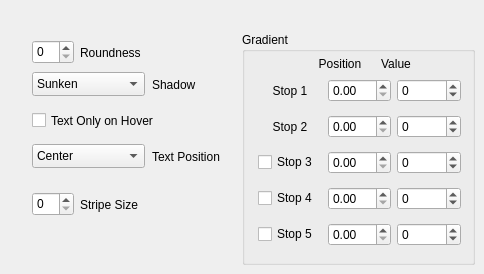
    <widget class="QWidget" name="page_11">
     <widget class="QGroupBox" name="groupBox_6">
      <property name="geometry">
       <rect>
        <x>242</x>
        <y>32</y>
        <width>233</width>
        <height>233</height>
       </rect>
      </property>
      <property name="title">
       <string>Gradient</string>
      </property>
      <widget class="QLabel" name="label_82">
       <property name="geometry">
        <rect>
         <x>72</x>
         <y>24</y>
         <width>52</width>
         <height>16</height>
        </rect>
       </property>
       <property name="text">
        <string>Position</string>
       </property>
       <property name="alignment">
        <set>Qt::AlignCenter</set>
       </property>
      </widget>
      <widget class="QLabel" name="label_83">
       <property name="geometry">
        <rect>
         <x>128</x>
         <y>24</y>
         <width>52</width>
         <height>16</height>
        </rect>
       </property>
       <property name="text">
        <string>Value</string>
       </property>
       <property name="alignment">
        <set>Qt::AlignCenter</set>
       </property>
      </widget>
      <widget class="QWidget" name="layoutWidget_14">
       <property name="geometry">
        <rect>
         <x>16</x>
         <y>40</y>
         <width>203</width>
         <height>181</height>
        </rect>
       </property>
       <layout class="QGridLayout" name="gridLayout_17">
        <item row="1" column="1">
         <widget class="QDoubleSpinBox" name="doubleProggrad2">
          <property name="maximum">
           <double>1.000000000000000</double>
          </property>
          <property name="singleStep">
           <double>0.010000000000000</double>
          </property>
         </widget>
        </item>
        <item row="3" column="1">
         <widget class="QDoubleSpinBox" name="doubleProggrad4">
          <property name="maximum">
           <double>1.000000000000000</double>
          </property>
          <property name="singleStep">
           <double>0.010000000000000</double>
          </property>
         </widget>
        </item>
        <item row="0" column="0">
         <widget class="QLabel" name="label_84">
          <property name="text">
           <string>Stop 1</string>
          </property>
          <property name="alignment">
           <set>Qt::AlignCenter</set>
          </property>
         </widget>
        </item>
        <item row="0" column="1">
         <widget class="QDoubleSpinBox" name="doubleProggrad1">
          <property name="maximum">
           <double>1.000000000000000</double>
          </property>
          <property name="singleStep">
           <double>0.010000000000000</double>
          </property>
         </widget>
        </item>
        <item row="0" column="2">
         <widget class="QSpinBox" name="spinProggrad1">
          <property name="minimum">
           <number>-100</number>
          </property>
          <property name="maximum">
           <number>100</number>
          </property>
         </widget>
        </item>
        <item row="1" column="0">
         <widget class="QLabel" name="label_85">
          <property name="text">
           <string>Stop 2</string>
          </property>
          <property name="alignment">
           <set>Qt::AlignCenter</set>
          </property>
         </widget>
        </item>
        <item row="1" column="2">
         <widget class="QSpinBox" name="spinProggrad2">
          <property name="minimum">
           <number>-100</number>
          </property>
          <property name="maximum">
           <number>100</number>
          </property>
         </widget>
        </item>
        <item row="2" column="0">
         <widget class="QCheckBox" name="checkProggrad3">
          <property name="text">
           <string>Stop 3</string>
          </property>
         </widget>
        </item>
        <item row="2" column="1">
         <widget class="QDoubleSpinBox" name="doubleProggrad3">
          <property name="maximum">
           <double>1.000000000000000</double>
          </property>
          <property name="singleStep">
           <double>0.010000000000000</double>
          </property>
         </widget>
        </item>
        <item row="2" column="2">
         <widget class="QSpinBox" name="spinProggrad3">
          <property name="minimum">
           <number>-100</number>
          </property>
          <property name="maximum">
           <number>100</number>
          </property>
         </widget>
        </item>
        <item row="3" column="2">
         <widget class="QSpinBox" name="spinProggrad4">
          <property name="minimum">
           <number>-100</number>
          </property>
          <property name="maximum">
           <number>100</number>
          </property>
         </widget>
        </item>
        <item row="3" column="0">
         <widget class="QCheckBox" name="checkProggrad4">
          <property name="text">
           <string>Stop 4</string>
          </property>
         </widget>
        </item>
        <item row="4" column="1">
         <widget class="QDoubleSpinBox" name="doubleProggrad5">
          <property name="maximum">
           <double>1.000000000000000</double>
          </property>
          <property name="singleStep">
           <double>0.010000000000000</double>
          </property>
         </widget>
        </item>
        <item row="4" column="0">
         <widget class="QCheckBox" name="checkProggrad5">
          <property name="text">
           <string>Stop 5</string>
          </property>
         </widget>
        </item>
        <item row="4" column="2">
         <widget class="QSpinBox" name="spinProggrad5">
          <property name="minimum">
           <number>-100</number>
          </property>
          <property name="maximum">
           <number>100</number>
          </property>
         </widget>
        </item>
       </layout>
      </widget>
     </widget>
     <widget class="QSpinBox" name="spinProgrnd">
      <property name="geometry">
       <rect>
        <x>32</x>
        <y>40</y>
        <width>42</width>
        <height>24</height>
       </rect>
      </property>
     </widget>
     <widget class="QLabel" name="label_10">
      <property name="geometry">
       <rect>
        <x>80</x>
        <y>40</y>
        <width>73</width>
        <height>25</height>
       </rect>
      </property>
      <property name="text">
       <string>Roundness</string>
      </property>
     </widget>
     <widget class="QLabel" name="labelGrooveshadow_3">
      <property name="geometry">
       <rect>
        <x>152</x>
        <y>72</y>
        <width>97</width>
        <height>25</height>
       </rect>
      </property>
      <property name="text">
       <string>Shadow</string>
      </property>
     </widget>
     <widget class="QComboBox" name="comboProgshadow">
      <property name="geometry">
       <rect>
        <x>32</x>
        <y>72</y>
        <width>113</width>
        <height>24</height>
       </rect>
      </property>
      <item>
       <property name="text">
        <string>Sunken</string>
       </property>
      </item>
      <item>
       <property name="text">
        <string>Etched</string>
       </property>
      </item>
      <item>
       <property name="text">
        <string>Raised</string>
       </property>
      </item>
      <item>
       <property name="text">
        <string>Yosemite</string>
       </property>
      </item>
      <item>
       <property name="text">
        <string>Carved</string>
       </property>
      </item>
      <item>
       <property name="text">
        <string>Rectangle</string>
       </property>
      </item>
      <item>
       <property name="text">
        <string>El Capitan</string>
       </property>
      </item>
      <item>
       <property name="text">
        <string>Semi Carved</string>
       </property>
      </item>
     </widget>
     <widget class="QCheckBox" name="checkProghover">
      <property name="geometry">
       <rect>
        <x>32</x>
        <y>112</y>
        <width>137</width>
        <height>17</height>
       </rect>
      </property>
      <property name="text">
       <string>Text Only on Hover</string>
      </property>
     </widget>
     <widget class="QComboBox" name="comboProgtextpos">
      <property name="geometry">
       <rect>
        <x>32</x>
        <y>144</y>
        <width>113</width>
        <height>24</height>
       </rect>
      </property>
      <item>
       <property name="text">
        <string>Center</string>
       </property>
      </item>
      <item>
       <property name="text">
        <string>Left</string>
       </property>
      </item>
      <item>
       <property name="text">
        <string>Right</string>
       </property>
      </item>
     </widget>
     <widget class="QLabel" name="label_11">
      <property name="geometry">
       <rect>
        <x>152</x>
        <y>144</y>
        <width>89</width>
        <height>25</height>
       </rect>
      </property>
      <property name="text">
       <string>Text Position</string>
      </property>
     </widget>
     <widget class="QSpinBox" name="spinProgstripe">
      <property name="geometry">
       <rect>
        <x>32</x>
        <y>192</y>
        <width>42</width>
        <height>24</height>
       </rect>
      </property>
     </widget>
     <widget class="QLabel" name="label_86">
      <property name="geometry">
       <rect>
        <x>80</x>
        <y>192</y>
        <width>73</width>
        <height>25</height>
       </rect>
      </property>
      <property name="text">
       <string>Stripe Size</string>
      </property>
     </widget>
    </widget>
